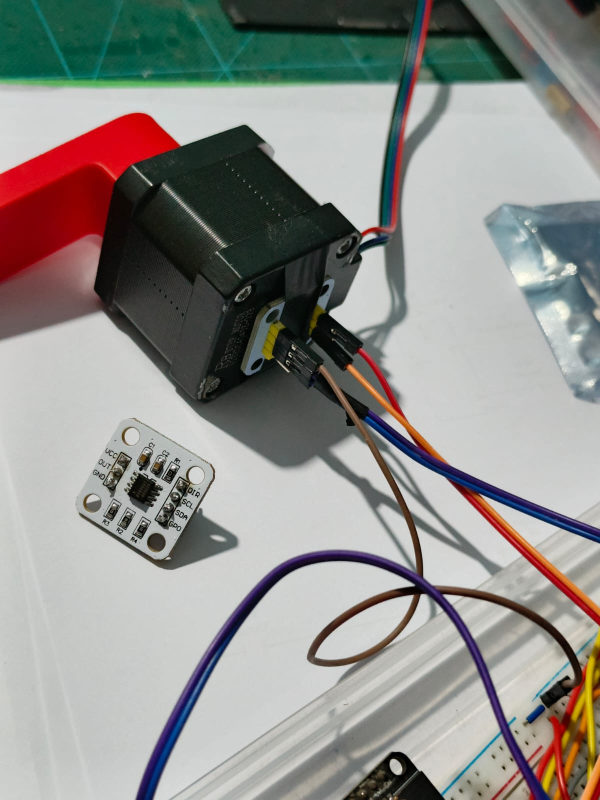
#> input picture image and videos/encoder Mounting.jpeg, 1200 x 1600 px, given in place of video, which was not available (shown at 1/2 size)
$ python code2.py
#> lines starting #> are read from the running program, lines starting #| are printed output that depends on the picture; after the words box and inside, x2 and y2 are one past the last pixel; in counts of white or black regions, pixels touching at a corner belong together; pictures that were not available may be replaced by others from this repository, and a replacement may not be noted
print("SCARA vision Code: Object Tracking")
import cv2
import numpy as np # <-- NEW: We need numpy to handle arrays of color values

camera_url = "http://192.168.0.181:8080/video"

print("Connecting to camera...")
cap = cv2.VideoCapture(camera_url)

if not cap.isOpened():
    print("Error: Could not connect to the camera.")
    exit()

print("Camera connected! Press 'q' on your keyboard to close the window.")

while True:
    success, frame = cap.read()
#> frame is the input picture: shape (1600, 1200, 3); mean B, G, R 139.9, 143.6, 144.4

    if not success:
        print("Lost connection to camera.")
        break

    frame = cv2.resize(frame, (640, 480))
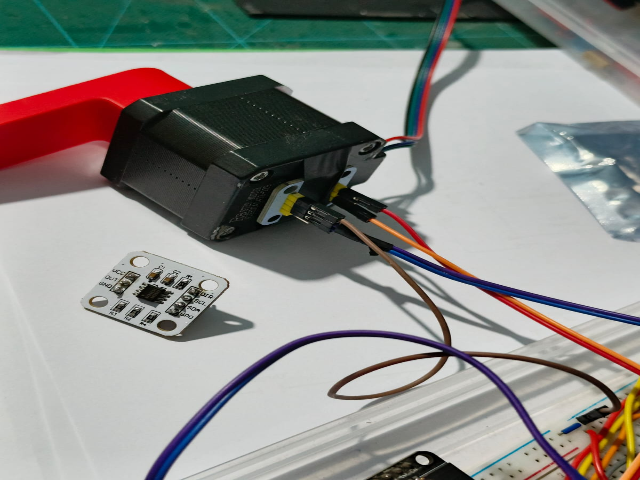
#> frame: shape (480, 640, 3); mean B, G, R 139.8, 143.5, 144.3
    frame = cv2.rotate(frame, cv2.ROTATE_90_COUNTERCLOCKWISE)  # Rotate the frame if needed
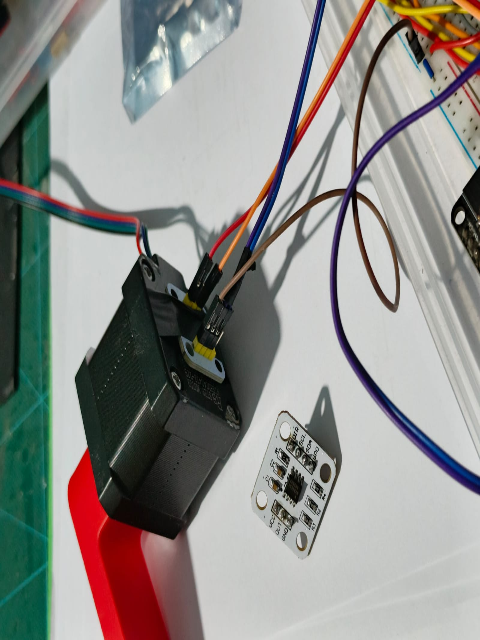
#> frame: shape (640, 480, 3); mean B, G, R 139.8, 143.5, 144.3


    # =================================================================
    # NEW VISION PROCESSING CODE STARTS HERE
    # =================================================================

    # 1. Convert the image from BGR (standard) to HSV (Hue, Saturation, Value)
    # HSV is much better for finding colors because it separates the color from the brightness.
    hsv_frame = cv2.cvtColor(frame, cv2.COLOR_BGR2HSV)
#> hsv_frame: shape (640, 480, 3); mean H, S, V 61.1, 48.3, 153.4

    # 2. Define the color range for a YELLOW object
    # Hue for yellow is usually between 20 and 40 in OpenCV.
    lower_yellow = np.array([20, 100, 100])
    upper_yellow = np.array([40, 255, 255])

    # 3. Create a "mask". This turns everything yellow into pure WHITE.
    mask = cv2.inRange(hsv_frame, lower_yellow, upper_yellow)
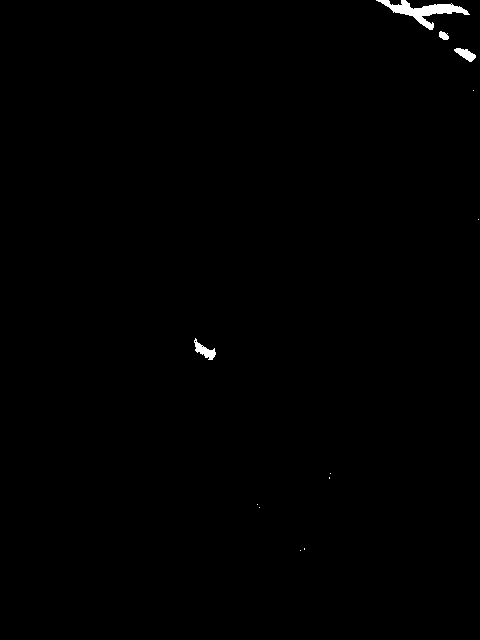
#> mask: shape (640, 480); 0.43% white; 12 white regions (8 under 20 px)


    # 4. Find the contours (outlines) of the white shapes in the mask
    contours, _ = cv2.findContours(mask, cv2.RETR_TREE, cv2.CHAIN_APPROX_SIMPLE)
#> contours = 15 contours, 11 with area under 20; largest, box (x1, y1, x2, y2) and area: (376, 0, 470, 30) 763, (194, 338, 216, 360) 168, (454, 48, 476, 62) 138, (439, 31, 449, 40) 50

    # If we found any contours...
    if len(contours) > 0:
        # 5. Pick the largest contour (we assume the biggest blue thing is our object)
        biggest_contour = max(contours, key=cv2.contourArea)
#> biggest_contour = contour of 107 points, box (x1, y1, x2, y2) (376, 0, 470, 30), area 763

        # Only track it if it's large enough
        if cv2.contourArea(biggest_contour) > 500:

            # 6. Calculate the center pixel (cx, cy)
            M = cv2.moments(biggest_contour)
#> M = moments, m00 763, centre m10/m00, m01/m00 = (423.5, 10.59)
            if M["m00"] != 0:
                cx = int(M["m10"] / M["m00"])
#> cx = 423
                cy = int(M["m01"] / M["m00"])
#> cy = 10

                # =================================================================
                # NEW: CALIBRATION MATH (PIXELS TO MILLIMETERS)
                # =================================================================
                # UPDATE THESE THREE NUMBERS BASED ON YOUR MEASUREMENTS:
                ROBOT_BASE_X_PIXEL = 243  # Pixel X where your robot's base is
                ROBOT_BASE_Y_PIXEL = 320  # Pixel Y where your robot's base is
                MM_PER_PIXEL = 0.875        # How many mm one pixel represents

                print(f"Center Pixels -> X: {cx}, Y: {cy}")
#| Center Pixels -> X: 423, Y: 10
                # Calculate real world coordinates
                # X is right/left of the base, Y is straight out from the base
                real_x = round((ROBOT_BASE_X_PIXEL - cx) * MM_PER_PIXEL, 1)
#> real_x = -157.5

                # We subtract cy from the base Y because pixel Y goes DOWN,
                # but real-world Y goes UP (away from the robot)
                # cy থেকে ROBOT_BASE_Y_PIXEL বিয়োগ করলে সাইন (+/-) ঠিক উল্টে যাবে
                real_y = round((cy - ROBOT_BASE_Y_PIXEL) * MM_PER_PIXEL, 1)
#> real_y = -271.2

                # Round to 1 decimal place for the ESP32
                #real_x = round(real_x, 1)
                real_y = round(real_y, 1)

                # =================================================================

                # 7. Draw graphics on the screen
                cv2.drawContours(frame, [biggest_contour], -1, (0, 255, 0), 2)
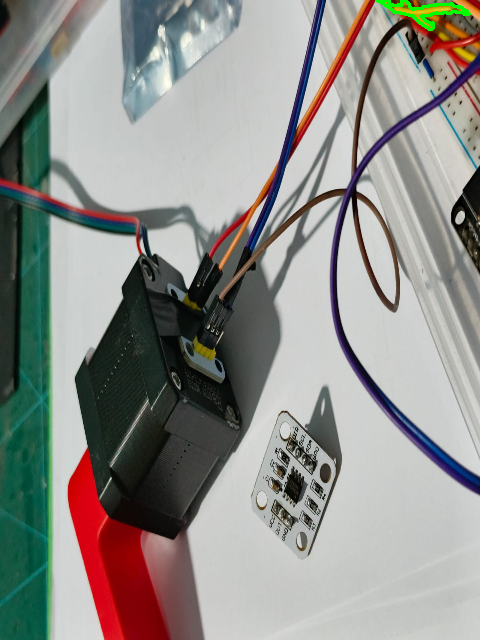
#> frame: shape (640, 480, 3); 0.26% of pixels changed, all inside (x1, y1, x2, y2) = (375, 0, 471, 31)
                cv2.circle(frame, (cx, cy), 5, (0, 0, 255), -1)
#> frame: shape (640, 480, 3); 0.03% of pixels changed, all inside (x1, y1, x2, y2) = (418, 5, 429, 16)

                # Print the REAL WORLD coordinates onto the video feed!
                text = f"X:{real_x}mm, Y:{real_y}mm"
#> text = 'X:-157.5mm, Y:-271.2mm'
                cv2.putText(frame, text, (cx - 20, cy - 20), cv2.FONT_HERSHEY_SIMPLEX, 0.6, (0, 0, 255), 2)

    # =================================================================
    # NEW VISION PROCESSING CODE ENDS HERE
    # =================================================================

    # Show the normal video feed
    cv2.imshow("SCARA Robot Eye", frame)

    # Also show the Mask so you can see exactly how the computer isolates the color!
    cv2.imshow("Color Mask", mask)

    if cv2.waitKey(1) & 0xFF == ord('q'):
#> (key q is pressed here)
        break

cap.release()
cv2.destroyAllWindows()
